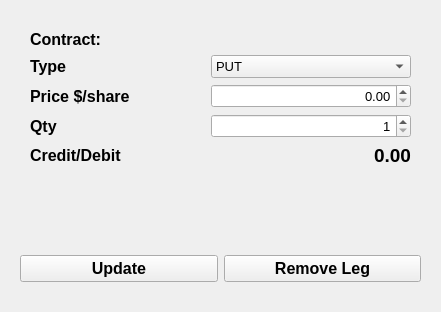
<?xml version="1.0" encoding="UTF-8"?>
<ui version="4.0">
 <class>MainWindow</class>
 <widget class="QMainWindow" name="MainWindow">
  <property name="geometry">
   <rect>
    <x>0</x>
    <y>0</y>
    <width>441</width>
    <height>312</height>
   </rect>
  </property>
  <property name="windowTitle">
   <string>Edit Options Order</string>
  </property>
  <widget class="QWidget" name="centralwidget">
   <layout class="QVBoxLayout" name="verticalLayout" stretch="3,1">
    <property name="leftMargin">
     <number>20</number>
    </property>
    <property name="topMargin">
     <number>20</number>
    </property>
    <property name="rightMargin">
     <number>20</number>
    </property>
    <property name="bottomMargin">
     <number>30</number>
    </property>
    <item>
     <layout class="QFormLayout" name="formLayout">
      <property name="formAlignment">
       <set>Qt::AlignLeading|Qt::AlignLeft|Qt::AlignTop</set>
      </property>
      <property name="leftMargin">
       <number>10</number>
      </property>
      <property name="topMargin">
       <number>10</number>
      </property>
      <property name="rightMargin">
       <number>10</number>
      </property>
      <item row="0" column="0">
       <widget class="QLabel" name="label">
        <property name="font">
         <font>
          <pointsize>12</pointsize>
          <weight>75</weight>
          <bold>true</bold>
         </font>
        </property>
        <property name="text">
         <string>Contract: </string>
        </property>
       </widget>
      </item>
      <item row="0" column="1">
       <layout class="QHBoxLayout" name="horizontalLayout_2">
        <item>
         <widget class="QLabel" name="contract_name_label">
          <property name="font">
           <font>
            <pointsize>10</pointsize>
           </font>
          </property>
          <property name="text">
           <string/>
          </property>
         </widget>
        </item>
       </layout>
      </item>
      <item row="1" column="0">
       <widget class="QLabel" name="label_3">
        <property name="font">
         <font>
          <pointsize>12</pointsize>
          <weight>75</weight>
          <bold>true</bold>
         </font>
        </property>
        <property name="text">
         <string>Type</string>
        </property>
       </widget>
      </item>
      <item row="1" column="1">
       <layout class="QHBoxLayout" name="horizontalLayout_3" stretch="3,1">
        <item>
         <spacer name="horizontalSpacer_4">
          <property name="orientation">
           <enum>Qt::Horizontal</enum>
          </property>
          <property name="sizeType">
           <enum>QSizePolicy::Fixed</enum>
          </property>
          <property name="sizeHint" stdset="0">
           <size>
            <width>75</width>
            <height>20</height>
           </size>
          </property>
         </spacer>
        </item>
        <item>
         <widget class="QComboBox" name="type_combobox">
          <property name="font">
           <font>
            <pointsize>10</pointsize>
           </font>
          </property>
          <item>
           <property name="text">
            <string>PUT</string>
           </property>
          </item>
          <item>
           <property name="text">
            <string>CALL</string>
           </property>
          </item>
         </widget>
        </item>
       </layout>
      </item>
      <item row="2" column="0">
       <widget class="QLabel" name="label_4">
        <property name="font">
         <font>
          <pointsize>12</pointsize>
          <weight>75</weight>
          <bold>true</bold>
         </font>
        </property>
        <property name="text">
         <string>Price $/share</string>
        </property>
       </widget>
      </item>
      <item row="2" column="1">
       <layout class="QHBoxLayout" name="horizontalLayout_4" stretch="3,1">
        <item>
         <spacer name="horizontalSpacer_3">
          <property name="orientation">
           <enum>Qt::Horizontal</enum>
          </property>
          <property name="sizeType">
           <enum>QSizePolicy::Fixed</enum>
          </property>
          <property name="sizeHint" stdset="0">
           <size>
            <width>75</width>
            <height>20</height>
           </size>
          </property>
         </spacer>
        </item>
        <item>
         <widget class="QDoubleSpinBox" name="price_spinbox">
          <property name="font">
           <font>
            <pointsize>10</pointsize>
           </font>
          </property>
          <property name="alignment">
           <set>Qt::AlignRight|Qt::AlignTrailing|Qt::AlignVCenter</set>
          </property>
          <property name="maximum">
           <double>99999.990000000005239</double>
          </property>
          <property name="singleStep">
           <double>0.010000000000000</double>
          </property>
         </widget>
        </item>
       </layout>
      </item>
      <item row="3" column="0">
       <widget class="QLabel" name="label_5">
        <property name="font">
         <font>
          <pointsize>12</pointsize>
          <weight>75</weight>
          <bold>true</bold>
         </font>
        </property>
        <property name="text">
         <string>Qty</string>
        </property>
       </widget>
      </item>
      <item row="3" column="1">
       <layout class="QHBoxLayout" name="horizontalLayout_5">
        <item>
         <spacer name="horizontalSpacer_2">
          <property name="orientation">
           <enum>Qt::Horizontal</enum>
          </property>
          <property name="sizeType">
           <enum>QSizePolicy::Fixed</enum>
          </property>
          <property name="sizeHint" stdset="0">
           <size>
            <width>75</width>
            <height>20</height>
           </size>
          </property>
         </spacer>
        </item>
        <item>
         <widget class="QSpinBox" name="qty_spinbox">
          <property name="font">
           <font>
            <pointsize>10</pointsize>
           </font>
          </property>
          <property name="alignment">
           <set>Qt::AlignRight|Qt::AlignTrailing|Qt::AlignVCenter</set>
          </property>
          <property name="minimum">
           <number>1</number>
          </property>
          <property name="maximum">
           <number>999</number>
          </property>
         </widget>
        </item>
       </layout>
      </item>
      <item row="4" column="0">
       <widget class="QLabel" name="label_6">
        <property name="font">
         <font>
          <pointsize>12</pointsize>
          <weight>75</weight>
          <bold>true</bold>
         </font>
        </property>
        <property name="text">
         <string>Credit/Debit</string>
        </property>
       </widget>
      </item>
      <item row="4" column="1">
       <layout class="QHBoxLayout" name="horizontalLayout_6">
        <item>
         <spacer name="horizontalSpacer">
          <property name="orientation">
           <enum>Qt::Horizontal</enum>
          </property>
          <property name="sizeType">
           <enum>QSizePolicy::Fixed</enum>
          </property>
          <property name="sizeHint" stdset="0">
           <size>
            <width>40</width>
            <height>20</height>
           </size>
          </property>
         </spacer>
        </item>
        <item>
         <widget class="QLabel" name="credi_debit_label">
          <property name="sizePolicy">
           <sizepolicy hsizetype="Expanding" vsizetype="Preferred">
            <horstretch>0</horstretch>
            <verstretch>0</verstretch>
           </sizepolicy>
          </property>
          <property name="font">
           <font>
            <pointsize>14</pointsize>
            <weight>75</weight>
            <bold>true</bold>
           </font>
          </property>
          <property name="text">
           <string>0.00</string>
          </property>
          <property name="alignment">
           <set>Qt::AlignRight|Qt::AlignTrailing|Qt::AlignVCenter</set>
          </property>
         </widget>
        </item>
       </layout>
      </item>
     </layout>
    </item>
    <item>
     <layout class="QHBoxLayout" name="horizontalLayout">
      <item>
       <widget class="QPushButton" name="ok_button">
        <property name="font">
         <font>
          <pointsize>12</pointsize>
          <weight>75</weight>
          <bold>true</bold>
         </font>
        </property>
        <property name="text">
         <string>Update</string>
        </property>
       </widget>
      </item>
      <item>
       <widget class="QPushButton" name="cancel_button">
        <property name="font">
         <font>
          <pointsize>12</pointsize>
          <weight>75</weight>
          <bold>true</bold>
         </font>
        </property>
        <property name="text">
         <string>Remove Leg</string>
        </property>
       </widget>
      </item>
     </layout>
    </item>
   </layout>
  </widget>
 </widget>
 <resources/>
 <connections/>
</ui>
